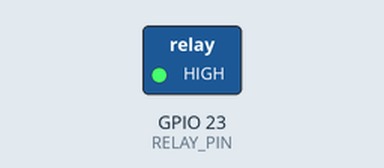
Bench run of a sketch on a simulated ESP32. On the bench: switched loads named in the sketch (green lamp = pin HIGH). Dashed ring = blinking. What the sketch prints to the serial monitor is not drawn.

Above: at 0.5 s.
Timing chart, 0 to 4.6 s (numbered marks = the images above):
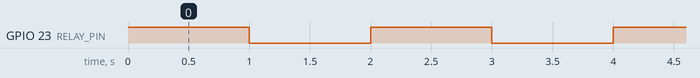

Measured:
- by itself, GPIO 23 (RELAY_PIN): alternates HIGH for 1.0 s and LOW for 1.0 s

The sketch:

relay.ino
```cpp
#include <stdio.h>
#include "freertos/FreeRTOS.h"
#include "freertos/task.h"
#include "driver/gpio.h"

#define RELAY_PIN GPIO_NUM_23

void app_main(void)
{
    gpio_reset_pin(RELAY_PIN);

    gpio_set_direction(RELAY_PIN, GPIO_MODE_OUTPUT);

    while (1)
    {
        gpio_set_level(RELAY_PIN, 1);
        printf("Relay ON\n");
        vTaskDelay(pdMS_TO_TICKS(1000));

        gpio_set_level(RELAY_PIN, 0);
        printf("Relay OFF\n");
        vTaskDelay(pdMS_TO_TICKS(1000));
    }
}
```
